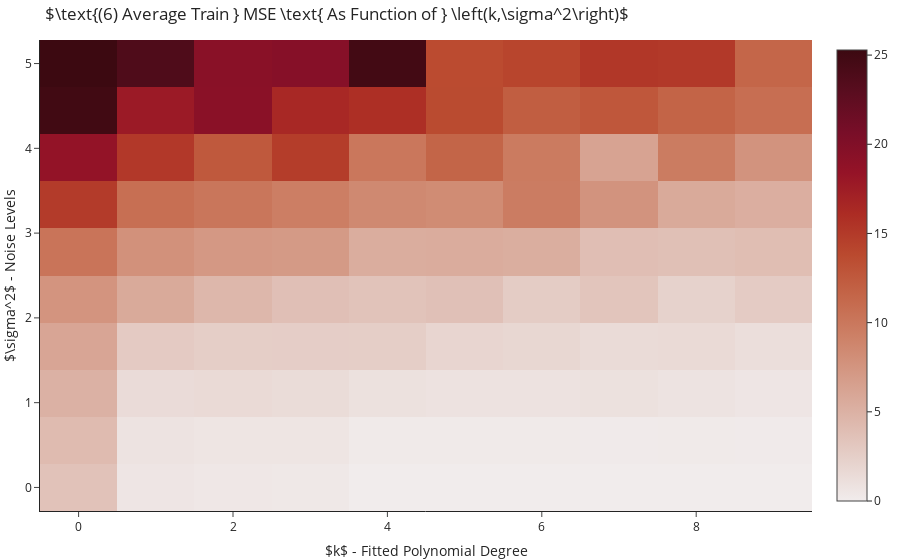

Notebook code cell kept with this figure:
### Markdown cell above
## The Influence Of $k$ And $\sigma^2$ On Error

Lastly, let us check how the error is influenced by both $k$ and $\sigma^2$. For each value of $k$ and $\sigma^2$ we will
add noise drawm from $\mathcal{N}\left(0,\sigma^2\right)$ and then, based on the noisy data, let the learner select an
hypothesis from $\mathcal{H}_{poly}^k$. We repeat the process for each set of $\left(k,\sigma^2\right)$ 10 times and report
the mean MSE value. Results are seen in heatmap below:

### Code cell
from sklearn.model_selection import ParameterGrid

df = []
for setting in ParameterGrid(dict(k=range(10), s=np.linspace(0, 5, 10), repetition=range(10))):
    y = y_ + np.random.normal(scale=setting["s"], size=len(y_))
    y_hat = make_pipeline(PolynomialFeatures(setting["k"]), LinearRegression()).fit(X, y).predict(X)
    
    df.append([setting["k"], setting["s"], np.mean((y-y_hat)**2)])
    
df = pd.DataFrame.from_records(df, columns=["k", "sigma","mse"]).groupby(["k","sigma"]).mean().reset_index()

go.Figure(go.Heatmap(x=df.k, y=df.sigma, z=df.mse, colorscale="amp"),
          layout=go.Layout(title=r"$\text{(6) Average Train } MSE \text{ As Function of } \left(k,\sigma^2\right)$", 
                           xaxis_title=r"$k$ - Fitted Polynomial Degree",
                           yaxis_title=r"$\sigma^2$ - Noise Levels")).show()

### Figure 1 — Plotly figure (JSON) as saved in the notebook; plotly's stock layout.template omitted (floating-point values rounded to 4 significant figures)
{"data": [{"colorscale": [[0, "rgb(241, 236, 236)"], [0.09091, "rgb(230, 209, 203)"], [0.1818, "rgb(221, 182, 170)"], [0.2727, "rgb(213, 156, 137)"], [0.3636, "rgb(205, 129, 103)"], [0.4545, "rgb(196, 102, 73)"], [0.5455, "rgb(186, 74, 47)"], [0.6364, "rgb(172, 44, 36)"], [0.7273, "rgb(149, 19, 39)"], [0.8182, "rgb(120, 14, 40)"], [0.9091, "rgb(89, 13, 31)"], [1, "rgb(60, 9, 17)"]], "type": "heatmap", "x": [0, 0, 0, 0, 0, 0, 0, 0, 0, 0, 1, 1, 1, 1, 1, 1, 1, 1, 1, 1, 2, 2, 2, 2, 2, 2, 2, 2, 2, 2, 3, 3, 3, 3, 3, 3, 3, 3, 3, 3, 4, 4, 4, 4, 4, 4, 4, 4, 4, 4, 5, 5, 5, 5, 5, 5, 5, 5, 5, 5, 6, 6, 6, 6, 6, 6, 6, 6, 6, 6, 7, 7, 7, 7, 7, 7, 7, 7, 7, 7, 8, 8, 8, 8, 8, 8, 8, 8, 8, 8, 9, 9, 9, 9, 9, 9, 9, 9, 9, 9], "y": [0, 0.5556, 1.111, 1.667, 2.222, 2.778, 3.333, 3.889, 4.444, 5, 0, 0.5556, 1.111, 1.667, 2.222, 2.778, 3.333, 3.889, 4.444, 5, 0, 0.5556, 1.111, 1.667, 2.222, 2.778, 3.333, 3.889, 4.444, 5, 0, 0.5556, 1.111, 1.667, 2.222, 2.778, 3.333, 3.889, 4.444, 5, 0, 0.5556, 1.111, 1.667, 2.222, 2.778, 3.333, 3.889, 4.444, 5, 0, 0.5556, 1.111, 1.667, 2.222, 2.778, 3.333, 3.889, 4.444, 5, 0, 0.5556, 1.111, 1.667, 2.222, 2.778, 3.333, 3.889, 4.444, 5, 0, 0.5556, 1.111, 1.667, 2.222, 2.778, 3.333, 3.889, 4.444, 5, 0, 0.5556, 1.111, 1.667, 2.222, 2.778, 3.333, 3.889, 4.444, 5, 0, 0.5556, 1.111, 1.667, 2.222, 2.778, 3.333, 3.889, 4.444, 5], "z": [3.573, 4.155, 5.032, 6.061, 7.576, 10.29, 14.93, 18.56, 24.9, 25.29, 0.5816, 0.7905, 1.422, 2.875, 5.685, 7.842, 10.74, 15.13, 17.78, 23.79, 0.4288, 0.6174, 1.542, 2.585, 4.535, 7.221, 10.13, 12.6, 19.29, 19.36, 0.3483, 0.623, 1.402, 2.605, 3.796, 7.087, 9.463, 14.81, 16.48, 19.56, 1.754e-30, 0.2036, 0.9495, 2.596, 3.459, 5.414, 8.518, 10.04, 15.89, 24.77, 1.086e-28, 0.1989, 0.8174, 1.925, 3.708, 5.49, 8.288, 11.61, 13.7, 13.67, 5.171e-30, 0.2084, 0.8612, 1.799, 2.699, 5.341, 9.588, 9.697, 12.17, 14.14, 1.542e-29, 0.1631, 0.9669, 1.463, 3.313, 3.878, 7.645, 6.29, 12.71, 15.29, 2.71e-29, 0.178, 0.7852, 1.526, 2.243, 3.77, 5.702, 9.634, 11.64, 15.09, 4.825e-30, 0.1475, 0.5864, 1.181, 2.795, 3.947, 5.285, 7.64, 10.77, 11.47]}], "layout": {"title": {"text": "$\\text{(6) Average Train } MSE \\text{ As Function of } \\left(k,\\sigma^2\\right)$"}, "xaxis": {"title": {"text": "$k$ - Fitted Polynomial Degree"}}, "yaxis": {"title": {"text": "$\\sigma^2$ - Noise Levels"}}}}
